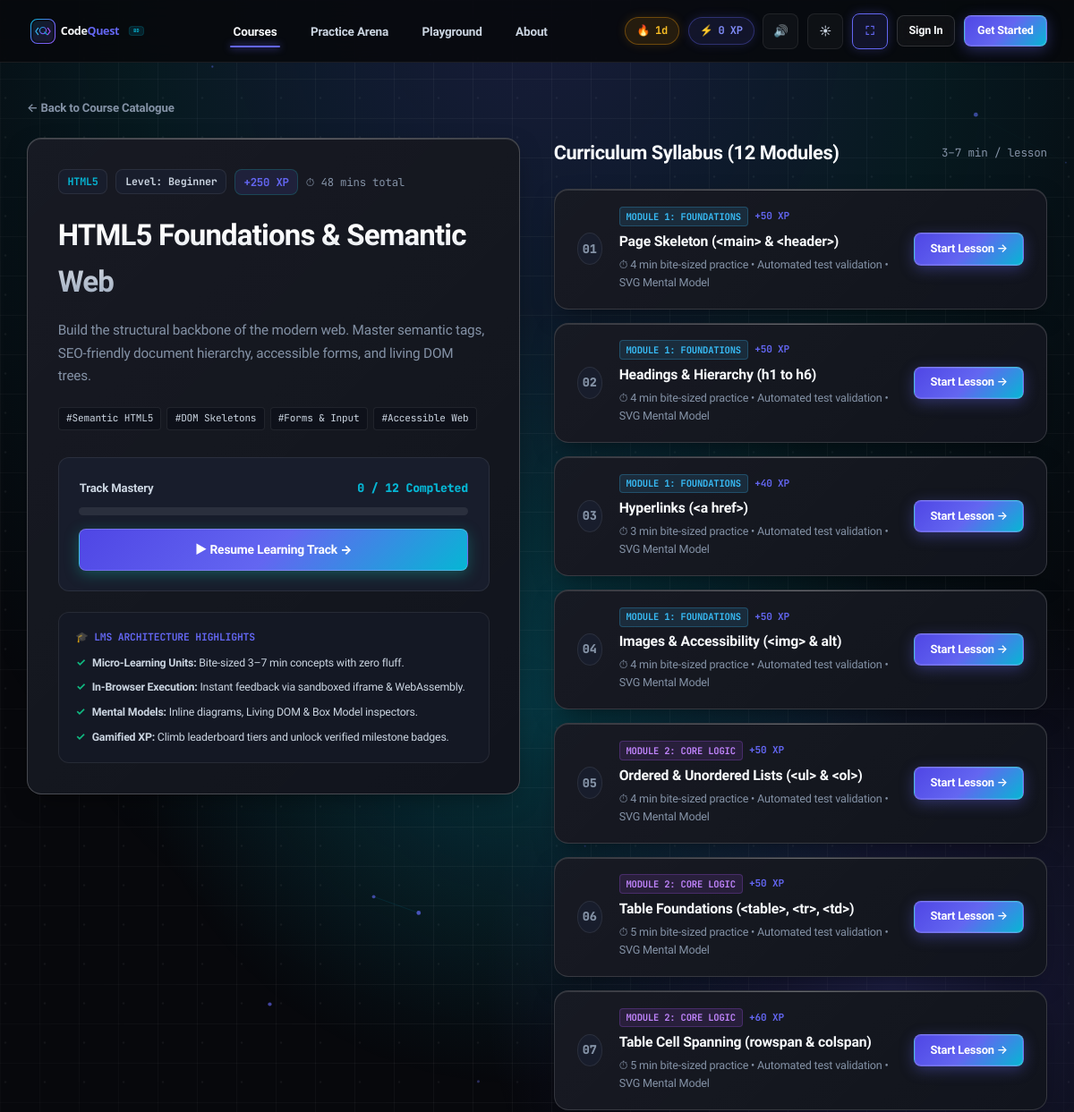
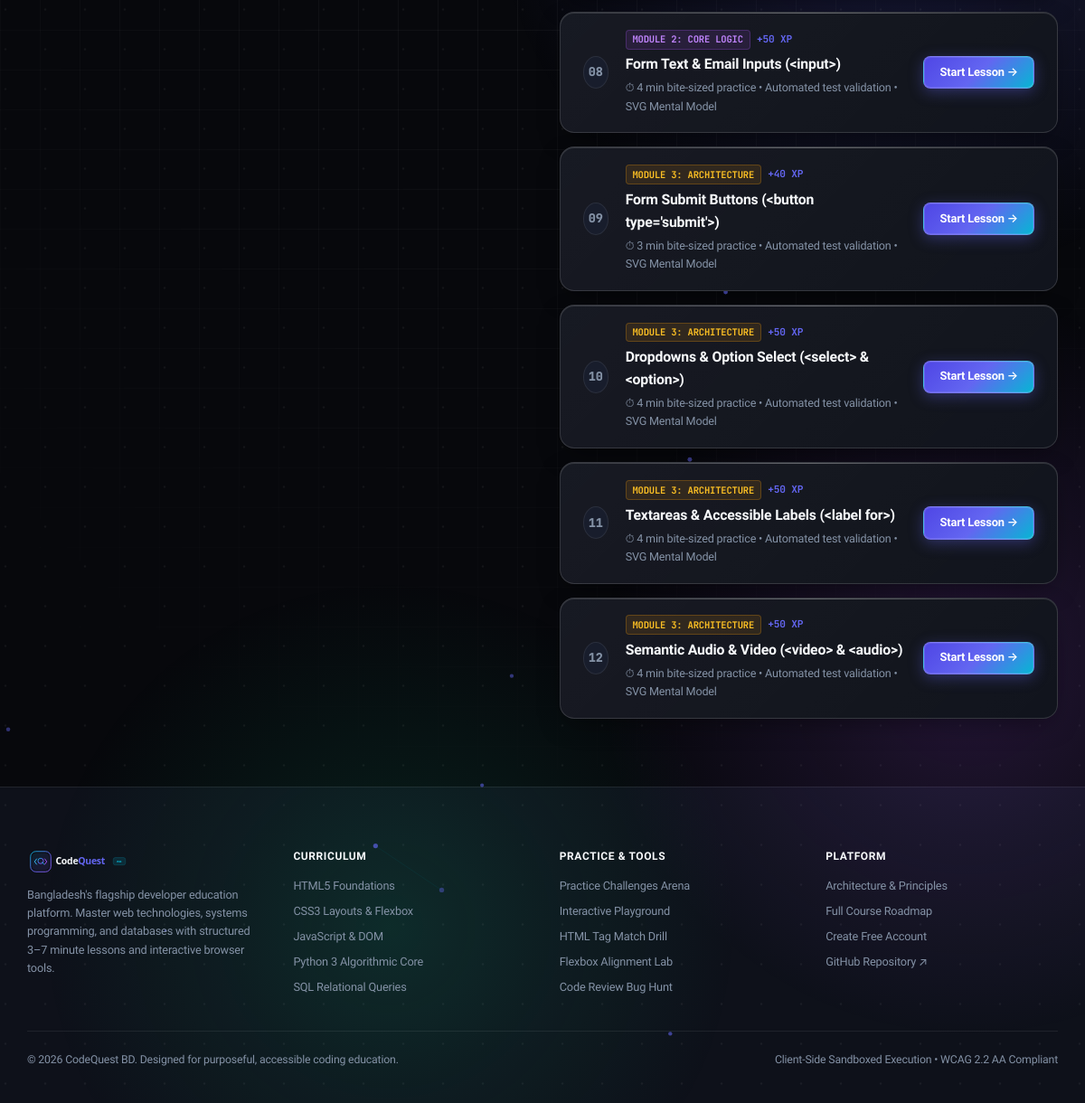
The page /courses/html-core/ on the database its author committed (2 pictures, top to bottom).
### learn/models.py (models this page shows, shortened)
class Course(models.Model):
    language = models.ForeignKey(Language, on_delete=models.CASCADE, related_name="courses")
    title = models.CharField(max_length=160)
    slug = models.SlugField(max_length=160, unique=True)
    description = models.TextField()
    level = models.CharField(max_length=40, default="Beginner")
    order = models.PositiveIntegerField(default=0)
    xp_reward = models.PositiveIntegerField(default=200)
    class Meta:
        ordering = ["order", "id"]
    @property
    def total_minutes(self):
        mins = sum(l.est_minutes for l in self.lessons.all())
        return mins if mins > 0 else 30
    @property
    def tags_list(self):
        tag_map = {
            "html-core": ["Semantic HTML5", "DOM Skeletons", "Forms & Input", "Accessible Web"],
            "css-core": ["Box Model", "Flexbox Pond", "CSS Grid", "Responsive Layouts"],
            "javascript-core": ["DOM Reactivity", "Event Listeners", "Async / Await", "ES6+ Modules"],
            "python-core": ["Algorithmic Logic", "Comprehensions", "OOP & Dictionaries", "Data Pipelines"],
            "sql-core": ["Relational Schemas", "JOIN Algorithms", "Aggregates & Filters", "Query Tuning"],
            "c-lang-stubs": ["Memory & Pointers", "Format Strings", "Structs & Arrays", "Deterministic AST"],
            "c-core": ["Memory & Pointers", "Format Strings", "Structs & Arrays", "Deterministic AST"],
            "java-stubs": ["OOP Hierarchy", "Static Typing", "JVM Memory Model", "Exception Guard"],
            "php-stubs": ["Server Request API", "CRUD Operations", "Header Routing", "Database Bridges"],
            "bash-stubs": ["Linux Pipeline", "Regex & Grep", "Stream Redirection", "Shell Automation"],
        }
        return tag_map.get(self.slug, ["Core Fundamentals", "Syntax Fluency", "Hands-on Labs", "Verified Certificate"])

class Language(models.Model):
    name = models.CharField(max_length=80, unique=True)
    slug = models.SlugField(max_length=80, unique=True)
    short_code = models.CharField(max_length=16, default="CODE")
    category = models.CharField(max_length=80, default="Core Foundations")
    summary = models.CharField(max_length=240)
    icon_svg = models.TextField(blank=True, default="")
    order = models.PositiveIntegerField(default=0)
    is_active = models.BooleanField(default=True)
    class Meta:
        ordering = ["order", "name"]

class Lesson(models.Model):
    EXECUTION_TYPES = [
        ("IFRAME", "HTML/CSS/JS Live Preview (Sandboxed iframe)"),
        ("PYODIDE", "Python 3 Client-Side WASM (Pyodide)"),
        ("SQL", "SQL Browser Database (sql.js WASM)"),
        ("PREDICT", "Predict the Output (C, Java, PHP, Bash)"),
        ("QUIZ", "Fill-the-Blank & Multiple Choice"),
    ]
    course = models.ForeignKey(Course, on_delete=models.CASCADE, related_name="lessons")
    title = models.CharField(max_length=200)
    slug = models.SlugField(max_length=200)
    order = models.PositiveIntegerField(default=1)
    est_minutes = models.PositiveIntegerField(default=5, help_text="Bite-sized duration (3-7 min)")
    xp = models.PositiveIntegerField(default=50)
    execution_type = models.CharField(max_length=20, choices=EXECUTION_TYPES, default="IFRAME")
    body_md = models.TextField(help_text="Short markdown explanation (max ~150 words + diagram/example)")
    diagram_svg = models.TextField(blank=True, default="", help_text="Optional clean inline SVG diagram")
    task_prompt = models.TextField(help_text="Clear single task description")
    starter_code = models.TextField(help_text="Initial code placed in editor")
    solution = models.TextField(help_text="Working solution code")
    tests_json = models.JSONField(
        default=list,
        blank=True,
        help_text="List of test checks: [{'id': 'c1', 'desc': 'Has <h1> tag', 'type': 'dom_exists', 'query': 'h1'}]"
    )
    hints_json = models.JSONField(
        default=list,
        blank=True,
        help_text="Hint ladder: ['Hint 1: Check your syntax', 'Hint 2: Use display: flex']"
    )
    class Meta:
        ordering = ["course__order", "order", "id"]
        unique_together = ("course", "slug")

### learn/views.py (the view, shortened to what this page needs)
# urls.py: path("courses/<slug:course_slug>/", views.course_detail, name="course_detail"),
def course_detail(request, course_slug):
    course = Course.objects.select_related("language").prefetch_related("lessons").filter(slug=course_slug).first()
    lessons = list(course.lessons.all())
    completed_ids = set()
    if request.user.is_authenticated:
        completed_ids = set(
            request.user.progress.filter(lesson__course=course, status="COMPLETED").values_list("lesson_id", flat=True)
        )
    return render(
        request,
        "learn/course_detail.html",
        {
            "course": course,
            "lessons": lessons,
            "completed_ids": completed_ids,
        },
    )

### learn/context_processors.py (called while the page is built, shortened)
def global_stats(request):
    xp = 0
    streak = 1
    completed_ids = []
    return {
        "ADMIN_URL": getattr(settings, "ADMIN_URL", "hidden-core-cms"),
        "user_xp": xp,
        "user_streak": streak,
        "completed_lesson_ids": completed_ids,
        "nav_languages": Language.objects.filter(is_active=True).prefetch_related("courses")[:6],
    }

### templates/learn/course_detail.html (shortened to what this page needs)
{% extends "base.html" %}
{% block content %}
<div class="shell shell-wide" style="padding-top: 2.5rem; padding-bottom: 5rem;">
  <nav aria-label="Breadcrumb" style="margin-bottom: 1.5rem;">
    <a href="{% url 'catalogue' %}" style="font-size: 0.88rem; color: var(--text-muted); text-decoration: none; display: inline-flex; align-items: center; gap: 0.4rem; font-weight: 600;">
      &larr; Back to Course Catalogue
    </a>
  </nav>
  <div style="display: grid; grid-template-columns: repeat(auto-fit, minmax(360px, 1fr)); gap: 2.5rem; align-items: start;">
    <div class="cq-card" style="padding: 2.25rem; border: 1px solid var(--border-strong); position: sticky; top: 90px;">
      <div style="display: flex; flex-wrap: wrap; gap: 0.6rem; align-items: center; margin-bottom: 1.25rem;">
        <span style="font-size: 0.78rem; font-family: var(--font-mono); font-weight: 700; background: var(--bg-panel); border: 1px solid var(--border-subtle); padding: 0.25rem 0.65rem; border-radius: var(--radius-sm); color: var(--accent-secondary);">
          {{ course.language.name }}
        </span>
        <span style="font-size: 0.78rem; font-family: var(--font-mono); font-weight: 700; background: var(--bg-panel); border: 1px solid var(--border-subtle); padding: 0.25rem 0.65rem; border-radius: var(--radius-sm); color: var(--text-secondary);">
          Level: {{ course.level }}
        </span>
        <span style="font-size: 0.82rem; color: var(--accent); font-family: var(--font-mono); font-weight: 700; background: var(--accent-subtle); padding: 0.25rem 0.6rem; border-radius: var(--radius-sm); border: 1px solid rgba(20, 184, 166, 0.25);">
          +{{ course.xp_reward }} XP
        </span>
        <span style="font-size: 0.82rem; color: var(--text-muted); font-family: var(--font-mono);">
          ⏱ {{ course.total_minutes }} mins total
        </span>
      </div>
      <h1 style="font-size: 2.2rem; font-weight: 800; color: var(--text-primary); letter-spacing: -0.025em; margin-bottom: 1rem;" class="headline-gradient">
        {{ course.title }}
      </h1>
      <p style="font-size: 1.02rem; color: var(--text-muted); line-height: 1.65; margin-bottom: 1.5rem;">
        {{ course.description }}
      </p>
      <div style="display: flex; flex-wrap: wrap; gap: 0.4rem; margin-bottom: 2rem;">
        {% for tag in course.tags_list %}
        <span style="font-size: 0.74rem; font-family: var(--font-mono); background: var(--bg-surface); border: 1px solid var(--border-subtle); padding: 0.2rem 0.55rem; border-radius: 4px; color: var(--text-secondary);">
          #{{ tag }}
        </span>
        {% endfor %}
      </div>
      <div style="background: var(--bg-panel); padding: 1.5rem; border-radius: var(--radius-md); border: 1px solid var(--border-subtle); margin-bottom: 1.5rem;">
        <div style="display: flex; align-items: center; justify-content: space-between; font-size: 0.88rem; margin-bottom: 0.75rem;">
          <span style="color: var(--text-secondary); font-weight: 700;">Track Mastery</span>
          <span style="font-family: var(--font-mono); color: var(--accent-secondary); font-weight: 800;">
            {{ completed_ids|length }} / {{ lessons|length }} Completed
          </span>
        </div>
        <div class="progress-bar-bg" style="margin-bottom: 1rem;">
        </div>
        {% if lessons|length > 0 %}
          {% if completed_ids|length == lessons|length %}
            <div style="text-align: center; padding: 0.65rem; background: var(--success-subtle); border: 1px solid rgba(16, 185, 129, 0.35); border-radius: 6px; color: var(--success); font-weight: 700; font-size: 0.88rem;">
              🏆 Track Completed! All {{ lessons|length }} Modules Mastered
            </div>
          {% else %}
            <a href="{% url 'lesson_detail' course.slug lessons.0.slug %}" class="btn btn-primary" style="width: 100%; justify-content: center; font-size: 0.92rem; padding: 0.75rem 1.25rem; font-weight: 800; box-shadow: 0 4px 16px rgba(20, 184, 166, 0.35);">
              ▶ Resume Learning Track &rarr;
            </a>
          {% endif %}
        {% endif %}
      </div>
      <div style="background: var(--bg-surface-elevated); border: 1px solid var(--border-subtle); border-radius: var(--radius-md); padding: 1.25rem;">
        <div style="font-size: 0.76rem; font-family: var(--font-mono); font-weight: 700; color: var(--accent); text-transform: uppercase; margin-bottom: 0.75rem;">
          🎓 LMS Architecture Highlights
        </div>
        <div style="display: flex; flex-direction: column; gap: 0.65rem; font-size: 0.82rem; color: var(--text-secondary); line-height: 1.45;">
          <div style="display: flex; align-items: flex-start; gap: 0.5rem;">
            <span style="color: var(--success); font-weight: 700;">✓</span>
            <span><strong>Micro-Learning Units:</strong> Bite-sized 3–7 min concepts with zero fluff.</span>
          </div>
          <div style="display: flex; align-items: flex-start; gap: 0.5rem;">
            <span style="color: var(--success); font-weight: 700;">✓</span>
            <span><strong>In-Browser Execution:</strong> Instant feedback via sandboxed iframe & WebAssembly.</span>
          </div>
          <div style="display: flex; align-items: flex-start; gap: 0.5rem;">
            <span style="color: var(--success); font-weight: 700;">✓</span>
            <span><strong>Mental Models:</strong> Inline diagrams, Living DOM & Box Model inspectors.</span>
          </div>
          <div style="display: flex; align-items: flex-start; gap: 0.5rem;">
            <span style="color: var(--success); font-weight: 700;">✓</span>
            <span><strong>Gamified XP:</strong> Climb leaderboard tiers and unlock verified milestone badges.</span>
          </div>
        </div>
      </div>
    </div>
    <div>
      <div style="display: flex; justify-content: space-between; align-items: center; margin-bottom: 1.5rem;">
        <h2 style="font-size: 1.45rem; font-weight: 800; color: var(--text-primary); letter-spacing: -0.02em; margin: 0;">
          Curriculum Syllabus ({{ lessons|length }} Modules)
        </h2>
        <span style="font-size: 0.84rem; color: var(--text-muted); font-family: var(--font-mono);">
          3–7 min / lesson
        </span>
      </div>
      <div style="display: flex; flex-direction: column; gap: 1rem;">
        {% for lesson in lessons %}
        <div class="cq-card cq-card-interactive" style="padding: 1.25rem 1.65rem; display: flex; flex-direction: row; align-items: center; justify-content: space-between; gap: 1rem;">
          <div style="display: flex; align-items: center; gap: 1.25rem;">
            <div style="font-family: var(--font-mono); font-size: 0.9rem; font-weight: 800; width: 36px; height: 36px; border-radius: 50%; display: flex; align-items: center; justify-content: center; background: {% if lesson.id in completed_ids %}var(--success-subtle){% else %}var(--bg-panel){% endif %}; color: {% if lesson.id in completed_ids %}var(--success){% else %}var(--text-muted){% endif %}; border: 1px solid {% if lesson.id in completed_ids %}rgba(16, 185, 129, 0.35){% else %}var(--border-subtle){% endif %};">
              {% if lesson.id in completed_ids %}
                ✓
              {% else %}
                {{ forloop.counter|stringformat:"02d" }}
              {% endif %}
            </div>
            <div>
              <div style="display: flex; align-items: center; gap: 0.5rem; margin-bottom: 0.25rem; flex-wrap: wrap;">
                <span style="font-size: 0.7rem; font-family: var(--font-mono); font-weight: 700; padding: 0.1rem 0.45rem; border-radius: 4px; {% if forloop.counter <= 4 %}background: rgba(56, 189, 248, 0.12); color: #38bdf8; border: 1px solid rgba(56, 189, 248, 0.25);{% elif forloop.counter <= 8 %}background: rgba(168, 85, 247, 0.12); color: #c084fc; border: 1px solid rgba(168, 85, 247, 0.25);{% else %}background: rgba(245, 158, 11, 0.12); color: #fbbf24; border: 1px solid rgba(245, 158, 11, 0.25);{% endif %}">
                  {% if forloop.counter <= 4 %}MODULE 1: FOUNDATIONS{% elif forloop.counter <= 8 %}MODULE 2: CORE LOGIC{% else %}MODULE 3: ARCHITECTURE{% endif %}
                </span>
                <span style="font-size: 0.74rem; font-family: var(--font-mono); color: var(--accent); font-weight: 700;">+{{ lesson.xp }} XP</span>
              </div>
              <h3 style="font-size: 1.05rem; font-weight: 700; color: var(--text-primary); margin-bottom: 0.25rem;">
                <a href="{% url 'lesson_detail' course.slug lesson.slug %}" style="color: inherit; text-decoration: none;">
                  {{ lesson.title }}
                </a>
              </h3>
              <div style="font-size: 0.84rem; color: var(--text-muted);">
                ⏱ {{ lesson.est_minutes }} min bite-sized practice &bull; Automated test validation &bull; SVG Mental Model
              </div>
            </div>
          </div>
          <div>
            {% if lesson.id in completed_ids %}
              <a href="{% url 'lesson_detail' course.slug lesson.slug %}" class="btn btn-ghost" style="padding: 0.45rem 1rem; font-size: 0.84rem; color: var(--success); border-color: rgba(16, 185, 129, 0.35);">
                Review &rarr;
              </a>
            {% else %}
              <a href="{% url 'lesson_detail' course.slug lesson.slug %}" class="btn btn-primary" style="padding: 0.45rem 1.15rem; font-size: 0.86rem;">
                Start Lesson &rarr;
              </a>
            {% endif %}
          </div>
        </div>
        {% empty %}
        <div style="text-align: center; padding: 3rem; color: var(--text-muted); background: var(--bg-surface); border-radius: var(--radius-md); border: 1px solid var(--border-subtle);">
          No lessons currently configured for this track.
        </div>
        {% endfor %}
      </div>
    </div>
  </div>
</div>
{% endblock %}

### rows shown on the page
Course: language.name "HTML5", level "Beginner", xp_reward "250", total_minutes "48", title "HTML5 Foundations & Semantic Web", description "Build the structural backbone of the modern web. Master semantic tags, SEO-friendly document hierarchy, accessible forms, and living DOM trees."
Lesson: shows "MODULE 1: FOUNDATIONS", xp "50", title "Page Skeleton (<main> & <header>)", est_minutes "4", shows "Start Lesson →"
Lesson: shows "MODULE 1: FOUNDATIONS", xp "50", title "Headings & Hierarchy (h1 to h6)", est_minutes "4", shows "Start Lesson →"
Lesson: shows "MODULE 1: FOUNDATIONS", xp "40", title "Hyperlinks (<a href>)", est_minutes "3", shows "Start Lesson →"
Lesson: shows "MODULE 1: FOUNDATIONS", xp "50", title "Images & Accessibility (<img> & alt)", est_minutes "4", shows "Start Lesson →"
Lesson: shows "MODULE 2: CORE LOGIC", xp "50", title "Ordered & Unordered Lists (<ul> & <ol>)", est_minutes "4", shows "Start Lesson →"
Lesson: shows "MODULE 2: CORE LOGIC", xp "50", title "Table Foundations (<table>, <tr>, <td>)", est_minutes "5", shows "Start Lesson →"
Lesson: shows "MODULE 2: CORE LOGIC", xp "60", title "Table Cell Spanning (rowspan & colspan)", est_minutes "5", shows "Start Lesson →"
Lesson: shows "MODULE 2: CORE LOGIC", xp "50", title "Form Text & Email Inputs (<input>)", est_minutes "4", shows "Start Lesson →"
Lesson: shows "MODULE 3: ARCHITECTURE", xp "40", title "Form Submit Buttons (<button type='submit'>)", est_minutes "3", shows "Start Lesson →"
Lesson: shows "MODULE 3: ARCHITECTURE", xp "50", title "Dropdowns & Option Select (<select> & <option>)", est_minutes "4", shows "Start Lesson →"
Lesson: shows "MODULE 3: ARCHITECTURE", xp "50", title "Textareas & Accessible Labels (<label for>)", est_minutes "4", shows "Start Lesson →"
Lesson: shows "MODULE 3: ARCHITECTURE", xp "50", title "Semantic Audio & Video (<video> & <audio>)", est_minutes "4", shows "Start Lesson →"

### other values the page prints
{{ user_streak }} "1"
{{ user_xp }} "0"
{{ tag }} "Semantic HTML5" "DOM Skeletons" "Forms & Input" "Accessible Web"
{{ completed_ids|length }} "0"
{{ lessons|length }} "12"
